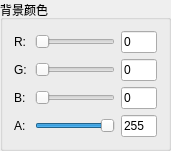
     <widget class="QGroupBox" name="groupBox_4">
      <property name="geometry">
       <rect>
        <x>7</x>
        <y>10</y>
        <width>171</width>
        <height>138</height>
       </rect>
      </property>
      <property name="maximumSize">
       <size>
        <width>300</width>
        <height>138</height>
       </size>
      </property>
      <property name="title">
       <string>背景颜色</string>
      </property>
      <layout class="QGridLayout" name="gridLayout_2">
       <item row="0" column="2">
        <widget class="QLineEdit" name="lineEdit">
         <property name="maximumSize">
          <size>
           <width>40</width>
           <height>16777215</height>
          </size>
         </property>
         <property name="text">
          <string>0</string>
         </property>
        </widget>
       </item>
       <item row="1" column="2">
        <widget class="QLineEdit" name="lineEdit_2">
         <property name="maximumSize">
          <size>
           <width>40</width>
           <height>16777215</height>
          </size>
         </property>
         <property name="text">
          <string>0</string>
         </property>
        </widget>
       </item>
       <item row="2" column="2">
        <widget class="QLineEdit" name="lineEdit_3">
         <property name="maximumSize">
          <size>
           <width>40</width>
           <height>16777215</height>
          </size>
         </property>
         <property name="text">
          <string>0</string>
         </property>
        </widget>
       </item>
       <item row="3" column="1">
        <widget class="QSlider" name="horizontalSlider_4">
         <property name="maximum">
          <number>255</number>
         </property>
         <property name="value">
          <number>255</number>
         </property>
         <property name="orientation">
          <enum>Qt::Horizontal</enum>
         </property>
        </widget>
       </item>
       <item row="0" column="1">
        <widget class="QSlider" name="horizontalSlider">
         <property name="minimumSize">
          <size>
           <width>0</width>
           <height>0</height>
          </size>
         </property>
         <property name="maximum">
          <number>255</number>
         </property>
         <property name="orientation">
          <enum>Qt::Horizontal</enum>
         </property>
        </widget>
       </item>
       <item row="1" column="0">
        <widget class="QLabel" name="label_3">
         <property name="minimumSize">
          <size>
           <width>15</width>
           <height>0</height>
          </size>
         </property>
         <property name="text">
          <string>G:</string>
         </property>
        </widget>
       </item>
       <item row="2" column="0">
        <widget class="QLabel" name="label_4">
         <property name="minimumSize">
          <size>
           <width>15</width>
           <height>0</height>
          </size>
         </property>
         <property name="text">
          <string>B:</string>
         </property>
        </widget>
       </item>
       <item row="2" column="1">
        <widget class="QSlider" name="horizontalSlider_3">
         <property name="maximum">
          <number>255</number>
         </property>
         <property name="orientation">
          <enum>Qt::Horizontal</enum>
         </property>
        </widget>
       </item>
       <item row="3" column="0">
        <widget class="QLabel" name="label_5">
         <property name="minimumSize">
          <size>
           <width>15</width>
           <height>0</height>
          </size>
         </property>
         <property name="text">
          <string>A:</string>
         </property>
        </widget>
       </item>
       <item row="0" column="0">
        <widget class="QLabel" name="label_2">
         <property name="minimumSize">
          <size>
           <width>15</width>
           <height>0</height>
          </size>
         </property>
         <property name="text">
          <string>R:</string>
         </property>
        </widget>
       </item>
       <item row="1" column="1">
        <widget class="QSlider" name="horizontalSlider_2">
         <property name="maximum">
          <number>255</number>
         </property>
         <property name="orientation">
          <enum>Qt::Horizontal</enum>
         </property>
        </widget>
       </item>
       <item row="3" column="2">
        <widget class="QLineEdit" name="lineEdit_4">
         <property name="maximumSize">
          <size>
           <width>40</width>
           <height>16777215</height>
          </size>
         </property>
         <property name="text">
          <string>255</string>
         </property>
        </widget>
       </item>
      </layout>
     </widget>
